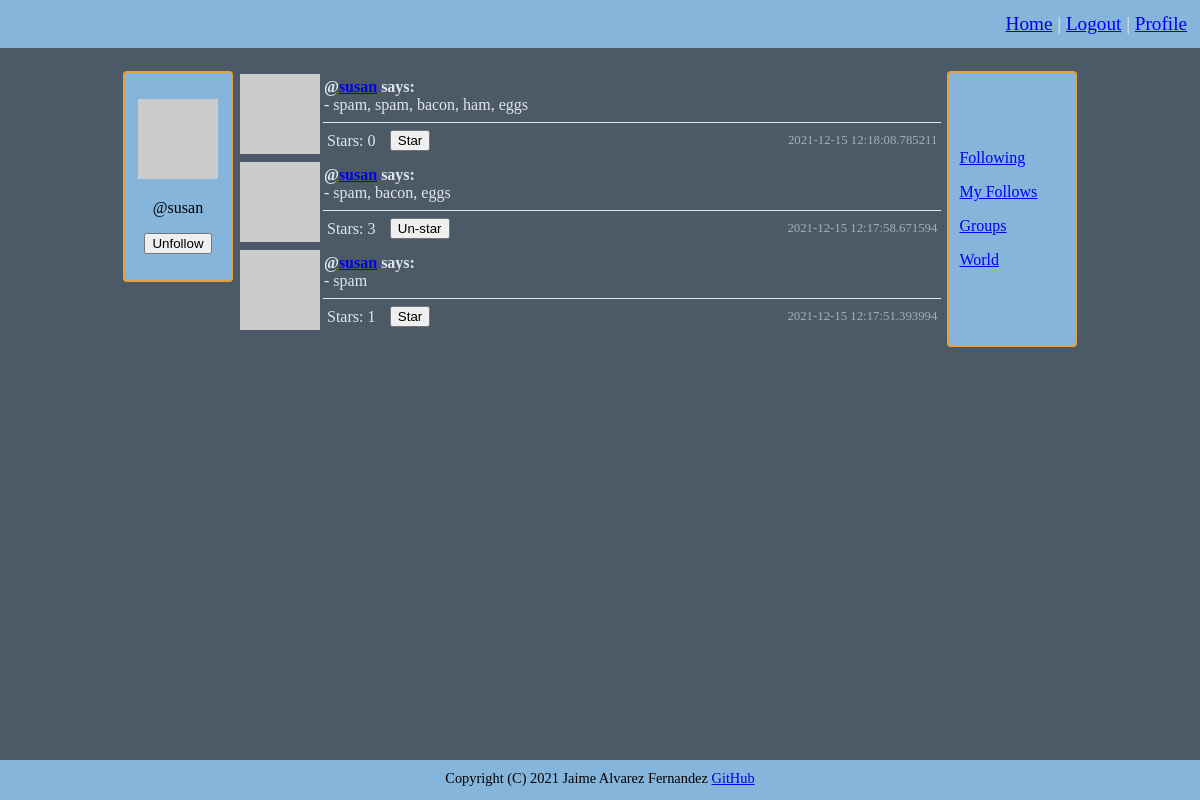
The app's page /user/susan (signed in) with its own data.
### connect/models.py (models this page shows, shortened)
class User(UserMixin, db.Model):
    id = db.Column(db.Integer, primary_key=True)
    username = db.Column(db.String(64), index=True, unique=True)
    email = db.Column(db.String(120), index=True, unique=True)
    nickname = db.Column(db.String(64))
    password = db.Column(db.String(128))
    about_me = db.Column(db.String(140))
    location = db.Column(db.String(64))
    website = db.Column(db.String(120))
    last_seen = db.Column(db.DateTime, default=datetime.datetime.utcnow)
    posts = db.relationship('Posts', backref='author', lazy='dynamic')
    friends = db.relationship('Friends', backref='anchor', lazy='dynamic')
    followed = db.relationship('User',
                               secondary=followers,
                               primaryjoin=(followers.c.follower_id == id),
                               secondaryjoin=(followers.c.followed_id == id),
                               backref=db.backref('followers', lazy='dynamic'), lazy='dynamic')
    starred = db.relationship('Posts',
                              secondary=stars,
                              backref=db.backref('awarded_stars', lazy='dynamic'), lazy='dynamic')
    def avatar(self, size):
        digest = md5(self.email.lower().encode('utf-8')).hexdigest()
        return f'https://www.gravatar.com/avatar/{digest}?d=identicon&s={size}'
    def is_following(self, user):
        return self.followed.filter(followers.c.followed_id == user.id).count() > 0
    def is_starred(self, post):
        return self.starred.filter(stars.c.post_id == post.id).count() > 0

class Posts(db.Model):
    id = db.Column(db.Integer, primary_key=True)
    body = db.Column(db.String(140))
    timestamp = db.Column(db.DateTime, index=True, default=datetime.datetime.utcnow)
    user_id = db.Column(db.Integer, db.ForeignKey('user.id'))

### connect/routing.py (the view)
@app.route('/user/<username>', methods=['GET', 'POST'])
@flask_login.login_required
def user_messages(username):
    user = models.User.query.filter_by(username=username).first_or_404()
    form = forms.WriteMessage()
    empty_form = forms.EmptyForm()
    if form.validate_on_submit():
        post = models.Posts(body=form.message.data, author=flask_login.current_user)
        db.session.add(post)
        db.session.commit()
    posts = models.Posts.query.filter_by(user_id=user.id).order_by(models.Posts.timestamp.desc()).all()
    return flask.render_template('user.html', user=user, posts=posts, title=user.username, form=form, e_form=empty_form)

### connect/forms.py
class WriteMessage(FlaskForm):
    message = wtforms.StringField('New message', validators=[validators.Length(min=1, max=140)])
    submit = wtforms.SubmitField('Send')

class EmptyForm(FlaskForm):
    submit = wtforms.SubmitField('Submit')

### connect/models.py (called while the page is built)
@login.user_loader
def load_user(user_id):
    return User.query.get(int(user_id))

### connect/routing.py (called while the page is built)
@app.before_request
def before_request():
    if flask_login.current_user.is_authenticated:
        flask_login.current_user.last_seen = datetime.datetime.utcnow()
        db.session.commit()

### connect/templates/user.html (shortened to what this page needs)
{% extends "general_template.html" %}
{% block content %}
    {% include '_posts.html' %}
{% endblock %}

### connect/templates/_profile.html (shortened to what this page needs)
{% if user and user != current_user %}
    <p>
        <img src="{{ user.avatar(128) }}">
    </p>
    <p>
        @{{ user.username }}
    </p>
    <p>
        {% if not current_user.is_following(user) %}
        <form method="post" action="{{ url_for('follow', username=user.username) }}">
            {{ e_form.hidden_tag() }}
            {{ e_form.submit(value='Follow') }}
        </form>
        {% else %}
        <form method="post" action="{{ url_for('unfollow', username=user.username) }}">
            {{ e_form.submit(value='Unfollow') }}
        </form>
        {% endif %}
    </p>
{% endif %}

### connect/templates/_posts.html (shortened to what this page needs)
<table width="100%">
    {% for post in posts %}
    <tr>
        <td width="60" rowspan="2" valign="top"><img src="{{ post.author.avatar(60) }}"></td>
        <td>
            <span class="bold">
                {% if post.author.nickname %}{{ post.author.nickname }}{% endif %}@<a href="{{ url_for('user_messages', username=post.author.username) }}">{{ post.author.username }}</a>
            says:<br></span>
            - {{ post.body }}
        </td>
    </tr>
    <tr>
        <td class="bottom_line">
            <table width="100%">
                <tr>
                    <td width="10%">Stars: {{ post.awarded_stars.count() }}</td>
                    <td>
                        {% if post.author.username != current_user.username %}
                            {% if not current_user.is_starred(post) %}
                            <form method="post" action="{{ url_for('star', post=post.id, url=request.endpoint) }}">
                                {{ e_form.submit(value='Star') }}
                            </form>
                            {% else %}
                            <form method="post" action="{{ url_for('un_star', post=post.id, url=request.endpoint) }}">
                                {{ e_form.submit(value='Un-star') }}
                            </form>
                            {% endif %}
                        {% endif %}
                    </td>
                    <td class="time">{{ post.timestamp }}</td>
                </tr>
            </table>
        </td>
    </tr>
    {% endfor %}
</table>

### connect/static/css/style.css (style rules this page uses)
body { font-family: Verdana; background: #4b5a66; color: #e1e6eb; min-height: 100vh; margin: 0; }
.bottom_line { border: solid; border-width: 1px 0 0px 0; }
.bold { font-weight: bold; }
.time { font-size:80%; text-align: right; opacity: 0.6; }
body { display:flex; flex-direction:column; }

### records on screen
User: username "susan"
Posts: author.username "susan", body "spam, spam, bacon, ham, eggs", awarded_stars.count "0", timestamp "2021-12-15 12:18:08.785211"
Posts: author.username "susan", body "spam, bacon, eggs", awarded_stars.count "3", timestamp "2021-12-15 12:17:58.671594"
Posts: author.username "susan", body "spam", awarded_stars.count "1", timestamp "2021-12-15 12:17:51.393994"
